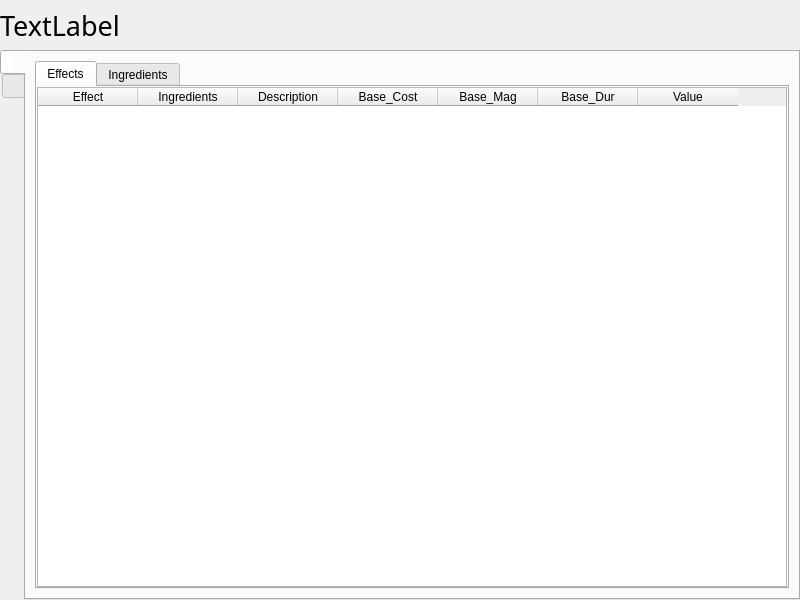
<?xml version="1.0" encoding="UTF-8"?>
<ui version="4.0">
 <class>MainWindow</class>
 <widget class="QMainWindow" name="MainWindow">
  <property name="geometry">
   <rect>
    <x>0</x>
    <y>0</y>
    <width>800</width>
    <height>600</height>
   </rect>
  </property>
  <property name="windowTitle">
   <string>MainWindow</string>
  </property>
  <widget class="QWidget" name="centralwidget">
   <layout class="QGridLayout" name="gridLayout">
    <property name="leftMargin">
     <number>0</number>
    </property>
    <property name="topMargin">
     <number>0</number>
    </property>
    <property name="rightMargin">
     <number>0</number>
    </property>
    <property name="bottomMargin">
     <number>0</number>
    </property>
    <property name="spacing">
     <number>0</number>
    </property>
    <item row="1" column="0">
     <widget class="QTabWidget" name="tabWidget">
      <property name="minimumSize">
       <size>
        <width>64</width>
        <height>64</height>
       </size>
      </property>
      <property name="tabPosition">
       <enum>QTabWidget::West</enum>
      </property>
      <property name="tabShape">
       <enum>QTabWidget::Rounded</enum>
      </property>
      <property name="currentIndex">
       <number>0</number>
      </property>
      <property name="iconSize">
       <size>
        <width>32</width>
        <height>32</height>
       </size>
      </property>
      <widget class="QWidget" name="tab_IngEff" native="true">
       <attribute name="title">
        <string/>
       </attribute>
       <layout class="QGridLayout" name="gridLayout_2">
        <item row="0" column="0">
         <widget class="QTabWidget" name="tabWidget_2">
          <property name="currentIndex">
           <number>0</number>
          </property>
          <widget class="QWidget" name="tab_Effects">
           <attribute name="title">
            <string>Effects</string>
           </attribute>
           <layout class="QGridLayout" name="gridLayout_3">
            <property name="leftMargin">
             <number>0</number>
            </property>
            <property name="topMargin">
             <number>0</number>
            </property>
            <property name="rightMargin">
             <number>0</number>
            </property>
            <property name="bottomMargin">
             <number>0</number>
            </property>
            <property name="spacing">
             <number>0</number>
            </property>
            <item row="0" column="0">
             <widget class="QTableWidget" name="tableWidget">
              <property name="toolTip">
               <string>&lt;html&gt;&lt;head/&gt;&lt;body&gt;&lt;p&gt;&lt;br/&gt;&lt;/p&gt;&lt;/body&gt;&lt;/html&gt;</string>
              </property>
              <column>
               <property name="text">
                <string>Effect</string>
               </property>
              </column>
              <column>
               <property name="text">
                <string>Ingredients</string>
               </property>
              </column>
              <column>
               <property name="text">
                <string>Description</string>
               </property>
              </column>
              <column>
               <property name="text">
                <string>Base_Cost</string>
               </property>
               <property name="toolTip">
                <string>Base cost of the effect</string>
               </property>
              </column>
              <column>
               <property name="text">
                <string>Base_Mag</string>
               </property>
               <property name="toolTip">
                <string>Magnitude of the effect</string>
               </property>
              </column>
              <column>
               <property name="text">
                <string>Base_Dur</string>
               </property>
               <property name="toolTip">
                <string>Duration, fixed value</string>
               </property>
               <property name="whatsThis">
                <string/>
               </property>
              </column>
              <column>
               <property name="text">
                <string>Value</string>
               </property>
               <property name="toolTip">
                <string>Gold value at 100 skill</string>
               </property>
              </column>
             </widget>
            </item>
           </layout>
          </widget>
          <widget class="QWidget" name="tab_Inredients">
           <attribute name="title">
            <string>Ingredients</string>
           </attribute>
           <layout class="QGridLayout" name="gridLayout_4">
            <property name="leftMargin">
             <number>0</number>
            </property>
            <property name="topMargin">
             <number>0</number>
            </property>
            <property name="rightMargin">
             <number>0</number>
            </property>
            <property name="bottomMargin">
             <number>0</number>
            </property>
            <property name="spacing">
             <number>0</number>
            </property>
            <item row="0" column="0">
             <widget class="QTableWidget" name="tableWidget_2">
              <property name="toolTip">
               <string>&lt;html&gt;&lt;head/&gt;&lt;body&gt;&lt;p&gt;&lt;br/&gt;&lt;/p&gt;&lt;/body&gt;&lt;/html&gt;</string>
              </property>
              <column>
               <property name="text">
                <string>Name</string>
               </property>
              </column>
              <column>
               <property name="text">
                <string>Primary Effect</string>
               </property>
              </column>
              <column>
               <property name="text">
                <string>Secondary Effect</string>
               </property>
              </column>
              <column>
               <property name="text">
                <string>Tertiary Effect</string>
               </property>
              </column>
              <column>
               <property name="text">
                <string>Quaternary Effect</string>
               </property>
              </column>
              <column>
               <property name="text">
                <string>Value</string>
               </property>
              </column>
             </widget>
            </item>
           </layout>
          </widget>
         </widget>
        </item>
       </layout>
      </widget>
      <widget class="QWidget" name="tab_AlchemyTable" native="true">
       <attribute name="title">
        <string/>
       </attribute>
      </widget>
     </widget>
    </item>
    <item row="0" column="0">
     <widget class="QLabel" name="currentSpaceLabel">
      <property name="minimumSize">
       <size>
        <width>0</width>
        <height>50</height>
       </size>
      </property>
      <property name="font">
       <font>
        <family>Bahnschrift SemiLight</family>
        <pointsize>20</pointsize>
       </font>
      </property>
      <property name="text">
       <string>TextLabel</string>
      </property>
      <property name="textFormat">
       <enum>Qt::AutoText</enum>
      </property>
      <property name="scaledContents">
       <bool>true</bool>
      </property>
     </widget>
    </item>
   </layout>
  </widget>
 </widget>
 <resources/>
 <connections/>
</ui>
